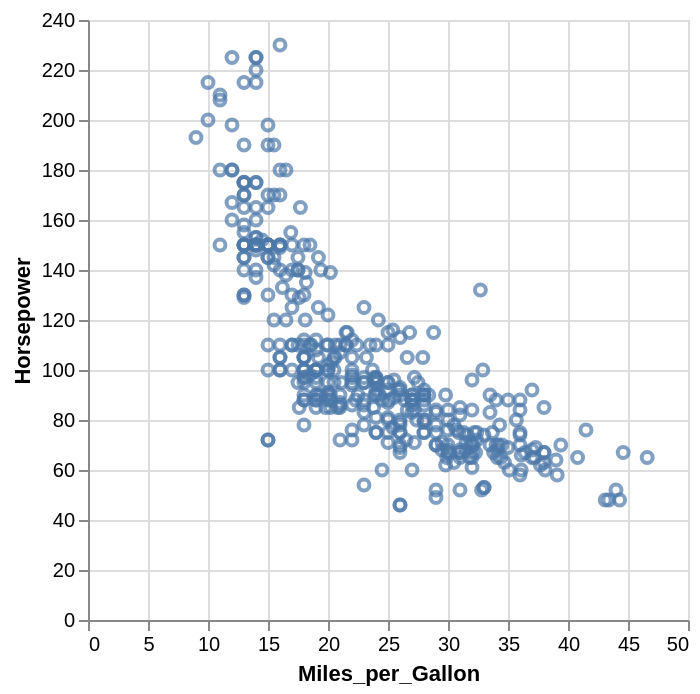

The code cell stored with this chart in its notebook:
### Code cell
( alt
     .Chart(df)
     .mark_point()
     .encode(
         y='Horsepower',
         x='Miles_per_Gallon'
     )
)

### Figure 1 — Vega-Lite specification as saved in the notebook (floating-point values rounded to 4 significant figures; data arrays with more than 128 entries replaced by an {"elided": "..."} marker saying what was removed)
{"config": {"view": {"continuousWidth": 300, "continuousHeight": 300}}, "data": {"name": "data-583e73726c1545c56c203344161a975c"}, "mark": {"type": "point"}, "encoding": {"x": {"field": "Miles_per_Gallon", "type": "quantitative"}, "y": {"field": "Horsepower", "type": "quantitative"}}, "$schema": "https://vega.github.io/schema/vega-lite/v6.1.0.json", "datasets": {"data-583e73726c1545c56c203344161a975c": {"elided": "406 records"}}}
